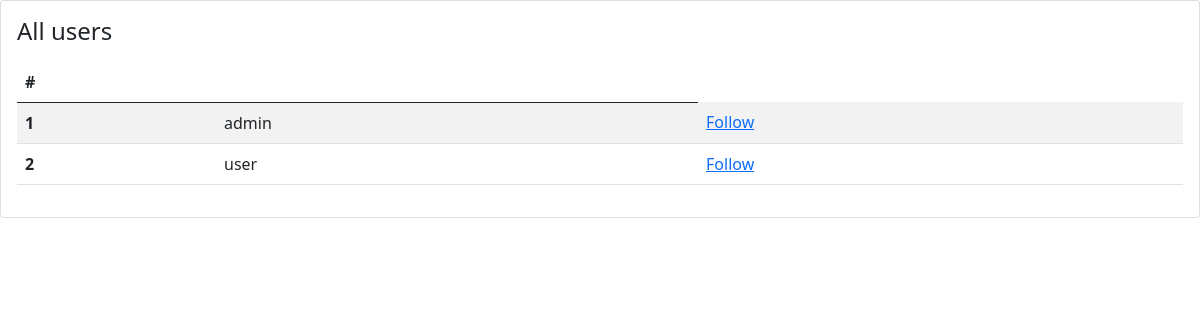
The page /all/ on the database as committed earlier.
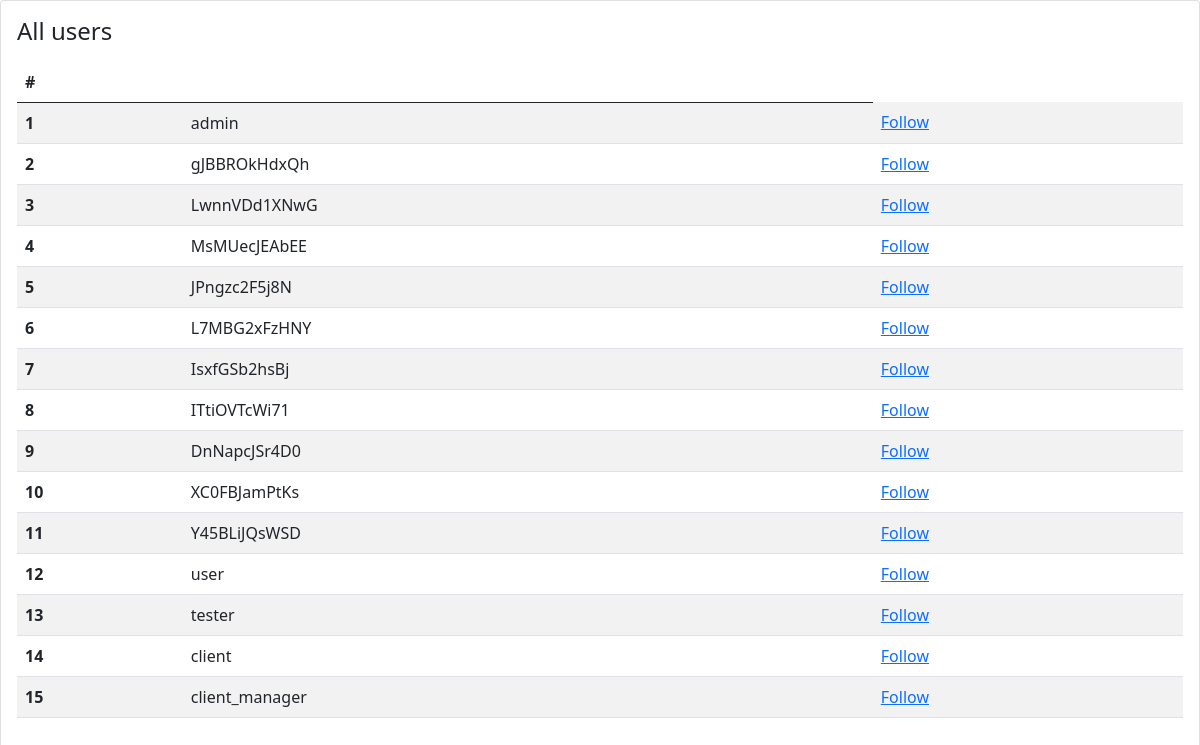
The same page on the database as committed later.
### tweet_app/models.py (models this page shows, shortened)
class User(AbstractUser):
    mobile=models.CharField(max_length=10,null=True)

### tweet_app/views.py (the view)
# urls.py: path('all/',all_users,name='all_users'),
def all_users(request):
    users=User.objects.all()
    return render(request,'allusers.html',{'users':users})

### templates/allusers.html (shortened to what this page needs)
{% extends 'base.html' %}
{% block content %}
<div class="col-lg-12 grid-margin stretch-card">
          <div class="card">
            <div class="card-body">
              <h4 class="card-title">All users</h4>
              <div class="table-responsive">
                <table class="table table-striped">
                  <thead>
                    <tr>
                      <th> #</th>
                      <th>  </th>
                    </tr>
                  </thead>
                  <tbody>
                      {% for user in users %}
                    <tr>
                      <th scope="row">{{forloop.counter}}</th>
                      <td>{{user.username}}</td>
                      <td><a href="{% url 'follow' user.id %}">Follow</a></td>
                    </tr>
                    {% endfor %}
                  </tbody>
                </table>
              </div>
            </div>
          </div>
        </div>
{% endblock %}

Rows that differ between the two databases and show on the page:
added User: username "gJBBROkHdxQh"
added User: username "LwnnVDd1XNwG"
added User: username "MsMUecJEAbEE"
added User: username "JPngzc2F5j8N"
added User: username "L7MBG2xFzHNY"
added User: username "IsxfGSb2hsBj"
added User: username "ITtiOVTcWi71"
added User: username "DnNapcJSr4D0"
added User: username "XC0FBJamPtKs"
added User: username "Y45BLiJQsWSD"
added User: username "tester"
added User: username "client"
added User: username "client_manager"
